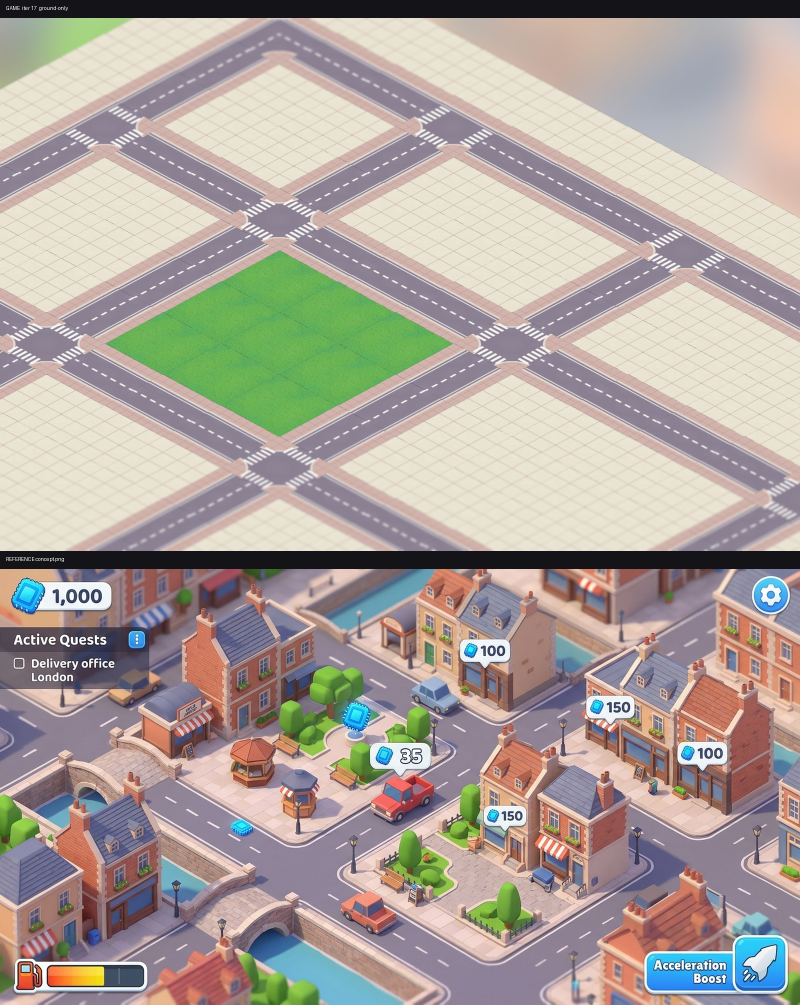
#> input picture View/iter_017.png, 1600 x 2010 px, given in place of token_delivery_city.png, which was not available (shown at 1/2 size)
$ python make_compare.py
#> lines starting #> are read from the running program, lines starting #| are printed output that depends on the picture; pictures that were not available may be replaced by others from this repository, and a replacement may not be noted
#!/usr/bin/env python3
"""Builds the iteration comparison image: the latest game screenshot stacked with the
reference concept.png, saved into View/iter_NNN.png (auto-numbered).
Usage: make_compare.py [screenshot_path] [label]"""
import os
import re
import sys

from PIL import Image, ImageDraw

ROOT = os.path.dirname(os.path.dirname(os.path.dirname(os.path.abspath(__file__))))
VIEW = os.path.join(ROOT, "View")


def main():
    shot_path = sys.argv[1] if len(sys.argv) > 1 else os.path.join(
        ROOT, "Bin", "Mac", "TestScreenshots", "token_delivery_city.png")
    label = sys.argv[2] if len(sys.argv) > 2 else ""

    os.makedirs(VIEW, exist_ok=True)
    nums = [int(m.group(1)) for f in os.listdir(VIEW)
            if (m := re.match(r"iter_(\d+)", f))]
    idx = max(nums, default=0) + 1

    shot = Image.open(shot_path).convert("RGB")
#> shot is the input picture: PIL image 1600x2010 RGB; mean R, G, B 171.9, 162, 155.5
    ref = Image.open(os.path.join(ROOT, "concept.png")).convert("RGB")
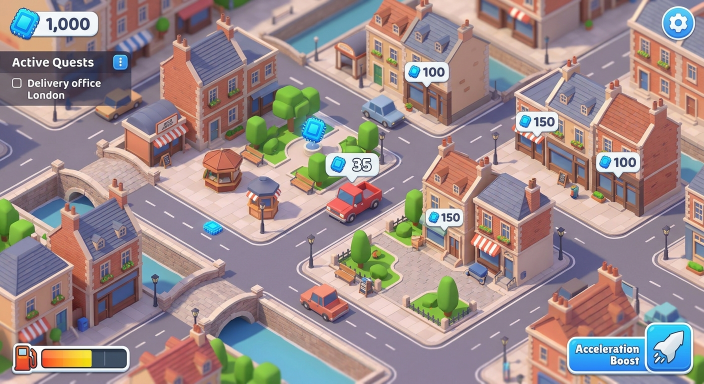
#> input picture concept.png, 1408 x 768 px (shown at 1/2 size)
#> ref is the input picture: PIL image 1408x768 RGB; mean R, G, B 156.3, 139.1, 139

    width = 1600
    shot = shot.resize((width, int(shot.height * width / shot.width)), Image.LANCZOS)
    ref = ref.resize((width, int(ref.height * width / ref.width)), Image.LANCZOS)
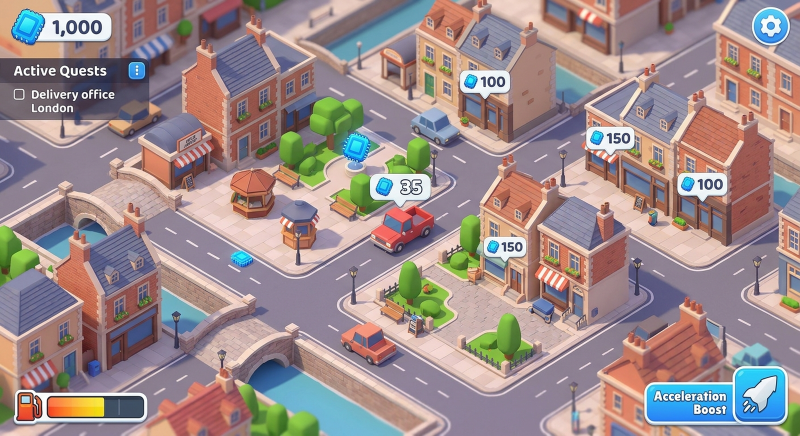
#> ref: PIL image 1600x872 RGB (shown at 1/2 size); mean R, G, B 156.3, 139.1, 139

    header = 36
    canvas = Image.new("RGB", (width, shot.height + ref.height + header * 2), (20, 20, 24))
    d = ImageDraw.Draw(canvas)
    d.text((12, 10), "GAME  iter %d  %s" % (idx, label), fill=(255, 255, 255))
    canvas.paste(shot, (0, header))
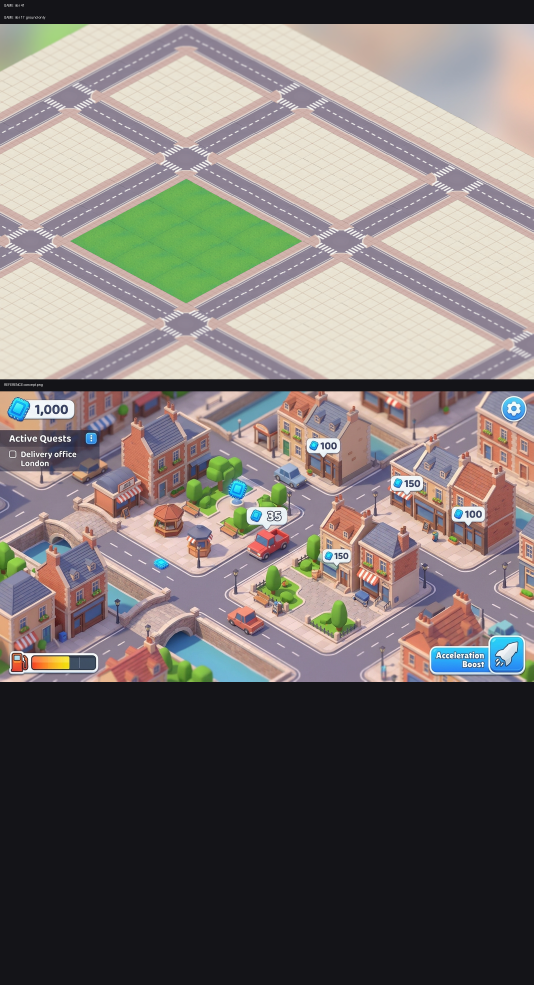
#> canvas: PIL image 1600x2954 RGB (shown at 1/3 size); mean R, G, B 123.3, 116.6, 113.5
    d.text((12, header + shot.height + 10), "REFERENCE concept.png", fill=(255, 255, 255))
    canvas.paste(ref, (0, header * 2 + shot.height))
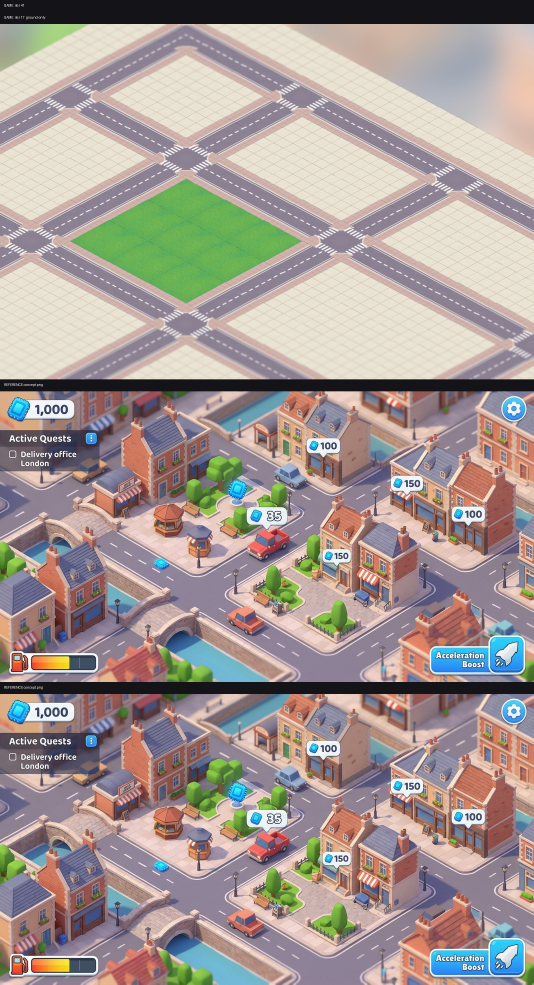
#> canvas: PIL image 1600x2954 RGB (shown at 1/3 size); mean R, G, B 163.6, 151.8, 147.5

    out = os.path.join(VIEW, "iter_%03d.png" % idx)
    canvas.save(out)
    print(out)


if __name__ == "__main__":
    main()
